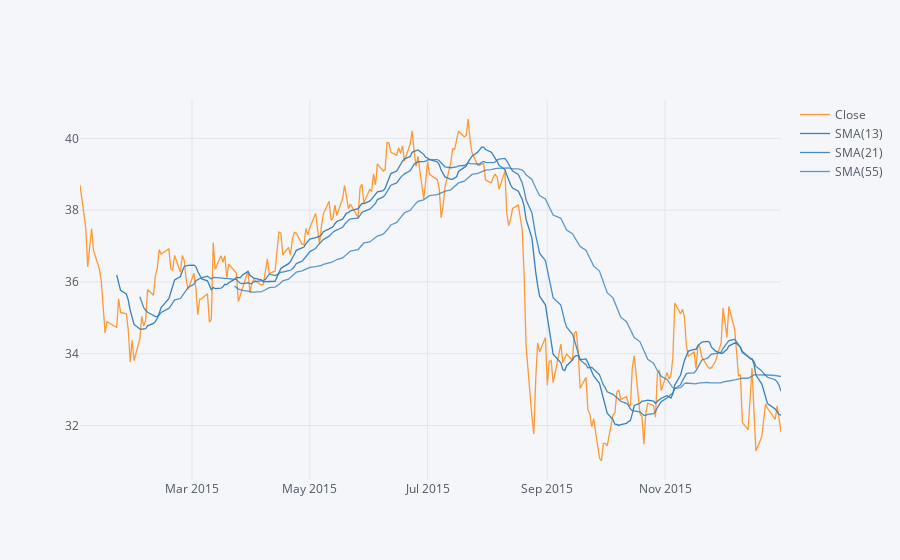

Notebook cell for this chart:
### Markdown cell above
** Use .ta_plot(study='sma') to create a Simple Moving Averages plot of Morgan Stanley for the year 2015.**

### Code cell
MS['Close'].loc['2015-01-01':'2016-01-01'].ta_plot(study='sma', periods=[13,21,55])

### Figure 1 — Plotly figure (JSON) as saved in the notebook; plotly's stock layout.template omitted (floating-point values rounded to 4 significant figures; data arrays with more than 128 entries replaced by an {"elided": "..."} marker saying what was removed)
{"data": [{"line": {"color": "rgba(255, 153, 51, 1.0)", "dash": "solid", "shape": "linear", "width": 1.3}, "mode": "lines", "name": "Close", "text": "", "type": "scatter", "x": {"elided": "252 str values"}, "y": {"elided": "252 float values"}}, {"line": {"color": "rgba(55, 128, 191, 1.0)", "dash": "solid", "shape": "linear", "width": 1.3}, "mode": "lines", "name": "SMA(13)", "text": "", "type": "scatter", "x": {"elided": "252 str values"}, "y": {"elided": "252 mixed values"}}, {"line": {"color": "rgba(55, 128, 191, 0.8999999999999999)", "dash": "solid", "shape": "linear", "width": 1.3}, "mode": "lines", "name": "SMA(21)", "text": "", "type": "scatter", "x": {"elided": "252 str values"}, "y": {"elided": "252 mixed values"}}, {"line": {"color": "rgba(55, 128, 191, 0.7999999999999998)", "dash": "solid", "shape": "linear", "width": 1.3}, "mode": "lines", "name": "SMA(55)", "text": "", "type": "scatter", "x": {"elided": "252 str values"}, "y": {"elided": "252 mixed values"}}], "layout": {"legend": {"bgcolor": "#F5F6F9", "font": {"color": "#4D5663"}}, "paper_bgcolor": "#F5F6F9", "plot_bgcolor": "#F5F6F9", "title": {"font": {"color": "#4D5663"}}, "xaxis": {"gridcolor": "#E1E5ED", "showgrid": true, "tickfont": {"color": "#4D5663"}, "title": {"font": {"color": "#4D5663"}, "text": ""}, "zerolinecolor": "#E1E5ED"}, "yaxis": {"gridcolor": "#E1E5ED", "showgrid": true, "tickfont": {"color": "#4D5663"}, "title": {"font": {"color": "#4D5663"}, "text": ""}, "zerolinecolor": "#E1E5ED"}}}
